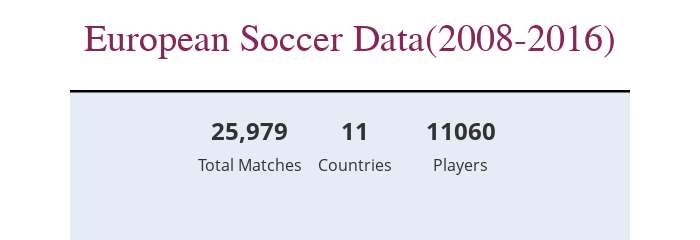

Notebook cell for this chart:
### Code cell
fig=go.Figure()
fig.add_trace(go.Scatter(
    x=[0, 1, 2, 3],
    y=[1.6, 1.6, 1.6, 1.6],
    mode="text", 
    text=["<span style='font-size:24px'><b>25,979</b></span>", 
          "<span style='font-size:24px'><b>11</b></span>",
          "<span style='font-size:24px'><b>11060</b></span>",
          
          ],
    textposition="bottom center"
))
fig.add_trace(go.Scatter(
    x=[0, 1, 2, 3],
    y=[1.1, 1.1, 1.1, 1.1],
    mode="text", 
    text=["Total Matches", "Countries", "Players"],
    textposition="bottom center"
))
fig.add_hline(y=2.2, line_width=5, line_color='black')
fig.update_yaxes(visible=False)
fig.update_xaxes(visible=False)
fig.update_layout(showlegend=False,height=200,width=700,title='European Soccer Data(2008-2016)',title_x=0.5,title_y=0.9,xaxis_range=[-1.7,3.6],yaxis_range=[-0.2,2.2],
                font=dict(size=16, color='#323232'),title_font=dict(size=38, color='#872657', family='Proxima Nova'),margin=dict(t=90,l=70,b=0,r=70), 
    )

### Figure 1 — Plotly figure (JSON) as saved in the notebook; plotly's stock layout.template omitted (floating-point values rounded to 4 significant figures)
{"data": [{"mode": "text", "text": ["<span style='font-size:24px'><b>25,979</b></span>", "<span style='font-size:24px'><b>11</b></span>", "<span style='font-size:24px'><b>11060</b></span>"], "textposition": "bottom center", "type": "scatter", "x": [0, 1, 2, 3], "y": [1.6, 1.6, 1.6, 1.6]}, {"mode": "text", "text": ["Total Matches", "Countries", "Players"], "textposition": "bottom center", "type": "scatter", "x": [0, 1, 2, 3], "y": [1.1, 1.1, 1.1, 1.1]}], "layout": {"font": {"color": "#323232", "size": 16}, "height": 200, "margin": {"b": 0, "l": 70, "r": 70, "t": 90}, "shapes": [{"line": {"color": "black", "width": 5}, "type": "line", "x0": 0, "x1": 1, "xref": "x domain", "y0": 2.2, "y1": 2.2, "yref": "y"}], "showlegend": false, "title": {"font": {"color": "#872657", "family": "Proxima Nova", "size": 38}, "text": "European Soccer Data(2008-2016)", "x": 0.5, "y": 0.9}, "width": 700, "xaxis": {"range": [-1.7, 3.6], "type": "linear", "visible": false}, "yaxis": {"range": [-0.2, 2.2], "type": "linear", "visible": false}}}
